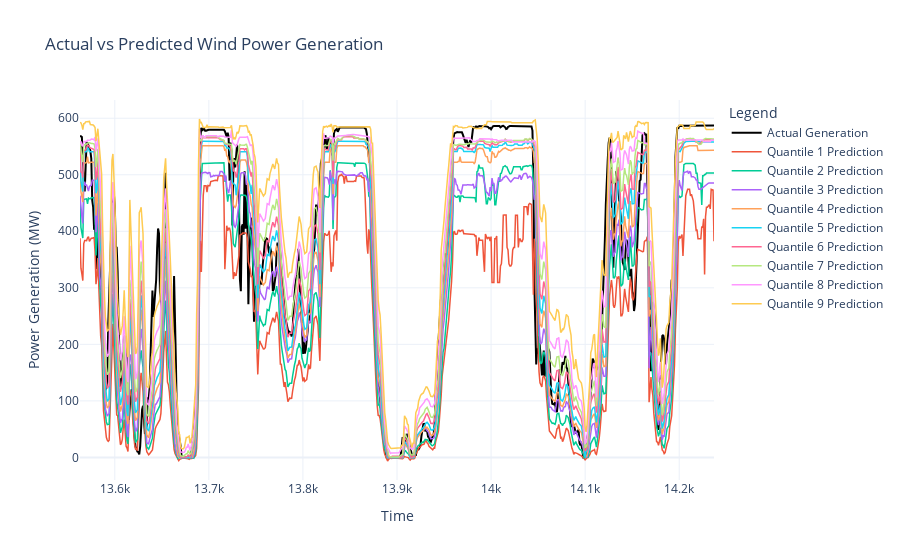

Notebook code for this chart:
### Code cell
import plotly.graph_objects as go

# Create an empty figure
fig = go.Figure()

# Plot actual values
fig.add_trace(go.Scatter(
    x=df_resampled_merged_wind_2.index,  # Assuming the index is time or some sequence
    y=y_wind,  # Actual values
    mode='lines',
    customdata=df_resampled_merged_wind_2['WindSpeed:100'],
    hovertemplate='Wind Speed: %{customdata} m/s<br>Generation: %{y} MW<br>%{x}<extra></extra>',
    name='Actual Generation',
    line=dict(color='black', width=2)  # Style for actual values
))

# Plot predicted values for each quantile
for quantile in quantiles:
    fig.add_trace(go.Scatter(
        x=df_resampled_merged_wind_2.index,  # Assuming same x-axis for predictions
        y=df_resampled_merged_wind_2[f'generation_mw_quantile_{quantile}'],  # Predictions for each quantile
        mode='lines',
        name=f'Quantile {quantile} Prediction',
        line=dict(width=1.5)  # Style for predicted values
    ))

# Update layout for better visualization
fig.update_layout(
    title='Actual vs Predicted Wind Power Generation',
    xaxis_title='Time',
    yaxis_title='Power Generation (MW)',
    legend_title='Legend',
    hovermode='x',
    template='plotly_white'
)

# Show the plot
fig.show()

### Figure 1 — Plotly figure (JSON) as saved in the notebook; plotly's stock layout.template omitted (floating-point values rounded to 4 significant figures; data arrays with more than 128 entries replaced by an {"elided": "..."} marker saying what was removed)
{"data": [{"customdata": {"elided": "665 float values"}, "hovertemplate": "Wind Speed: %{customdata} m/s<br>Generation: %{y} MW<br>%{x}<extra></extra>", "line": {"color": "black", "width": 2}, "mode": "lines", "name": "Actual Generation", "type": "scatter", "x": {"elided": "665 int values"}, "y": {"elided": "665 float values"}}, {"line": {"width": 1.5}, "mode": "lines", "name": "Quantile 1 Prediction", "type": "scatter", "x": {"elided": "665 int values"}, "y": {"elided": "665 float values"}}, {"line": {"width": 1.5}, "mode": "lines", "name": "Quantile 2 Prediction", "type": "scatter", "x": {"elided": "665 int values"}, "y": {"elided": "665 float values"}}, {"line": {"width": 1.5}, "mode": "lines", "name": "Quantile 3 Prediction", "type": "scatter", "x": {"elided": "665 int values"}, "y": {"elided": "665 float values"}}, {"line": {"width": 1.5}, "mode": "lines", "name": "Quantile 4 Prediction", "type": "scatter", "x": {"elided": "665 int values"}, "y": {"elided": "665 float values"}}, {"line": {"width": 1.5}, "mode": "lines", "name": "Quantile 5 Prediction", "type": "scatter", "x": {"elided": "665 int values"}, "y": {"elided": "665 float values"}}, {"line": {"width": 1.5}, "mode": "lines", "name": "Quantile 6 Prediction", "type": "scatter", "x": {"elided": "665 int values"}, "y": {"elided": "665 float values"}}, {"line": {"width": 1.5}, "mode": "lines", "name": "Quantile 7 Prediction", "type": "scatter", "x": {"elided": "665 int values"}, "y": {"elided": "665 float values"}}, {"line": {"width": 1.5}, "mode": "lines", "name": "Quantile 8 Prediction", "type": "scatter", "x": {"elided": "665 int values"}, "y": {"elided": "665 float values"}}, {"line": {"width": 1.5}, "mode": "lines", "name": "Quantile 9 Prediction", "type": "scatter", "x": {"elided": "665 int values"}, "y": {"elided": "665 float values"}}], "layout": {"hovermode": "x", "legend": {"title": {"text": "Legend"}}, "title": {"text": "Actual vs Predicted Wind Power Generation"}, "xaxis": {"title": {"text": "Time"}}, "yaxis": {"title": {"text": "Power Generation (MW)"}}}}
